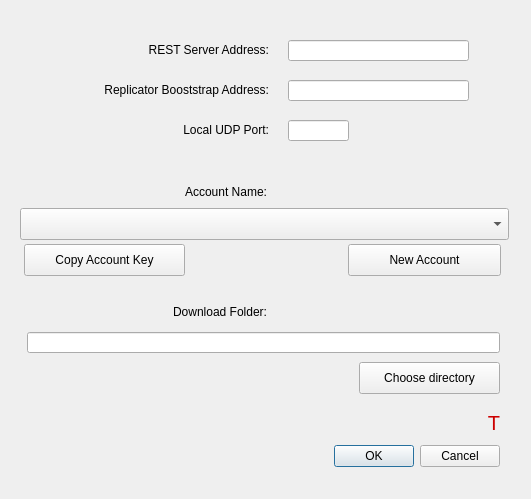
<?xml version="1.0" encoding="UTF-8"?>
<ui version="4.0">
 <class>SettingsDialog</class>
 <widget class="QDialog" name="SettingsDialog">
  <property name="geometry">
   <rect>
    <x>0</x>
    <y>0</y>
    <width>531</width>
    <height>499</height>
   </rect>
  </property>
  <property name="windowTitle">
   <string>Dialog</string>
  </property>
  <widget class="QDialogButtonBox" name="buttonBox">
   <property name="geometry">
    <rect>
     <x>20</x>
     <y>440</y>
     <width>480</width>
     <height>32</height>
    </rect>
   </property>
   <property name="orientation">
    <enum>Qt::Horizontal</enum>
   </property>
   <property name="standardButtons">
    <set>QDialogButtonBox::Cancel|QDialogButtonBox::Ok</set>
   </property>
  </widget>
  <widget class="QLabel" name="label">
   <property name="geometry">
    <rect>
     <x>58</x>
     <y>40</y>
     <width>211</width>
     <height>20</height>
    </rect>
   </property>
   <property name="text">
    <string>REST Server Address:</string>
   </property>
   <property name="alignment">
    <set>Qt::AlignRight|Qt::AlignTrailing|Qt::AlignVCenter</set>
   </property>
  </widget>
  <widget class="QLineEdit" name="m_restBootAddrField">
   <property name="geometry">
    <rect>
     <x>288</x>
     <y>40</y>
     <width>181</width>
     <height>21</height>
    </rect>
   </property>
  </widget>
  <widget class="QLabel" name="label_2">
   <property name="geometry">
    <rect>
     <x>58</x>
     <y>80</y>
     <width>211</width>
     <height>20</height>
    </rect>
   </property>
   <property name="text">
    <string>Replicator Booststrap Address:</string>
   </property>
   <property name="alignment">
    <set>Qt::AlignRight|Qt::AlignTrailing|Qt::AlignVCenter</set>
   </property>
  </widget>
  <widget class="QLineEdit" name="m_replicatorBootAddrField">
   <property name="geometry">
    <rect>
     <x>288</x>
     <y>80</y>
     <width>181</width>
     <height>21</height>
    </rect>
   </property>
   <property name="text">
    <string/>
   </property>
  </widget>
  <widget class="QLabel" name="label_3">
   <property name="geometry">
    <rect>
     <x>58</x>
     <y>120</y>
     <width>211</width>
     <height>20</height>
    </rect>
   </property>
   <property name="text">
    <string>Local UDP Port:</string>
   </property>
   <property name="alignment">
    <set>Qt::AlignRight|Qt::AlignTrailing|Qt::AlignVCenter</set>
   </property>
  </widget>
  <widget class="QLineEdit" name="m_portField">
   <property name="geometry">
    <rect>
     <x>288</x>
     <y>120</y>
     <width>61</width>
     <height>21</height>
    </rect>
   </property>
   <property name="text">
    <string/>
   </property>
  </widget>
  <widget class="QLabel" name="label_4">
   <property name="geometry">
    <rect>
     <x>56</x>
     <y>182</y>
     <width>211</width>
     <height>20</height>
    </rect>
   </property>
   <property name="text">
    <string>Account Name:</string>
   </property>
   <property name="alignment">
    <set>Qt::AlignRight|Qt::AlignTrailing|Qt::AlignVCenter</set>
   </property>
  </widget>
  <widget class="QLineEdit" name="m_dnFolderField">
   <property name="geometry">
    <rect>
     <x>27</x>
     <y>332</y>
     <width>473</width>
     <height>21</height>
    </rect>
   </property>
   <property name="text">
    <string/>
   </property>
  </widget>
  <widget class="QLabel" name="label_5">
   <property name="geometry">
    <rect>
     <x>56</x>
     <y>302</y>
     <width>211</width>
     <height>20</height>
    </rect>
   </property>
   <property name="text">
    <string>Download Folder:</string>
   </property>
   <property name="alignment">
    <set>Qt::AlignRight|Qt::AlignTrailing|Qt::AlignVCenter</set>
   </property>
  </widget>
  <widget class="QPushButton" name="m_dnFolderBtn">
   <property name="geometry">
    <rect>
     <x>359</x>
     <y>362</y>
     <width>141</width>
     <height>32</height>
    </rect>
   </property>
   <property name="text">
    <string>Choose directory</string>
   </property>
  </widget>
  <widget class="QPushButton" name="m_newAccountBtn">
   <property name="geometry">
    <rect>
     <x>348</x>
     <y>244</y>
     <width>153</width>
     <height>32</height>
    </rect>
   </property>
   <property name="text">
    <string>New Account</string>
   </property>
  </widget>
  <widget class="QLabel" name="m_errorText">
   <property name="geometry">
    <rect>
     <x>20</x>
     <y>410</y>
     <width>480</width>
     <height>25</height>
    </rect>
   </property>
   <property name="font">
    <font>
     <pointsize>15</pointsize>
    </font>
   </property>
   <property name="styleSheet">
    <string notr="true">color : #cc0000</string>
   </property>
   <property name="text">
    <string>T</string>
   </property>
   <property name="alignment">
    <set>Qt::AlignRight|Qt::AlignTrailing|Qt::AlignVCenter</set>
   </property>
  </widget>
  <widget class="QComboBox" name="m_accountCbox">
   <property name="geometry">
    <rect>
     <x>20</x>
     <y>208</y>
     <width>489</width>
     <height>32</height>
    </rect>
   </property>
  </widget>
  <widget class="QPushButton" name="m_newAccountBtn_2">
   <property name="geometry">
    <rect>
     <x>24</x>
     <y>244</y>
     <width>161</width>
     <height>32</height>
    </rect>
   </property>
   <property name="text">
    <string>Copy Account Key</string>
   </property>
  </widget>
 </widget>
 <tabstops>
  <tabstop>m_restBootAddrField</tabstop>
  <tabstop>m_replicatorBootAddrField</tabstop>
  <tabstop>m_portField</tabstop>
  <tabstop>m_dnFolderField</tabstop>
  <tabstop>m_newAccountBtn</tabstop>
  <tabstop>m_dnFolderBtn</tabstop>
 </tabstops>
 <resources/>
 <connections>
  <connection>
   <sender>buttonBox</sender>
   <signal>accepted()</signal>
   <receiver>SettingsDialog</receiver>
   <slot>accept()</slot>
   <hints>
    <hint type="sourcelabel">
     <x>248</x>
     <y>254</y>
    </hint>
    <hint type="destinationlabel">
     <x>157</x>
     <y>274</y>
    </hint>
   </hints>
  </connection>
  <connection>
   <sender>buttonBox</sender>
   <signal>rejected()</signal>
   <receiver>SettingsDialog</receiver>
   <slot>reject()</slot>
   <hints>
    <hint type="sourcelabel">
     <x>316</x>
     <y>260</y>
    </hint>
    <hint type="destinationlabel">
     <x>286</x>
     <y>274</y>
    </hint>
   </hints>
  </connection>
 </connections>
</ui>
